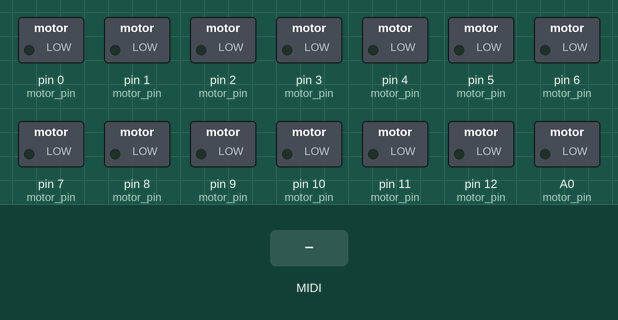
A sketch run on a simulated Teensy 4. Parts: switched loads named in the sketch (green lamp = pin HIGH). The test bench sets the inputs (shaded band). What the sketch prints to the serial monitor is not drawn.

Above: at 1.2 s.
1.3 s: MIDI note 36 received
Timing chart, 0 to 4.3 s (numbered marks = the images above; inputs shaded):
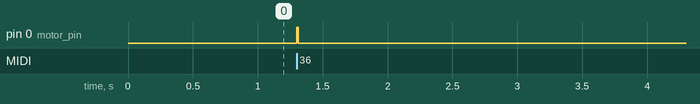

Measured:
- after the input at 1.3 s, pin 0 (motor_pin): LOW → HIGH at once, → LOW 0.01 s later

The sketch:

2025_3_6_multiSolenoidMidi.ino
```cpp
//L293D 1 control pins
#define M1A1 0  //M1A-   :   C-2   :   0
#define M1A2 1  //M1A+   :   C#-2  :   1
#define M1B1 2  //M1B-   :   D-2   :   2
#define M1B2 3  //M1B+   :   D#-2  :   3

//L293D 2 control pins
#define M2A1 4  //M2A-   :   E-2   :   4
#define M2A2 5  //M2A+    :   F-2   :   5
#define M2B1 6  //M2B-   :   F#-2  :   6
#define M2B2 7  //M2B+   :   G-2   :   7

//L293D 3 control pins
#define M3A1 8   //M3A-   :   G#-2  :   8
#define M3A2 9   //M3A+   :   A-2   :   9
#define M3B1 10  //M3B-  :   A#-2  :   10
#define M3B2 11  //M3B+  :   B-2   :   11

//L293D 4 control pins
#define M4A1 12  //M4A-  :   C-1   :   12
#define M4A2 14  //M4A+  :   C#-1  :   13
#define M4B1 15  //M4B-  :   D-1   :   14
#define M4B2 22  //M4B+  :   D#-1  :   15

//E-1 thru B-1 (16-23) not mapped, mapping repeats at C0, C2, C4, etc...

#define MOTOR_EN 23

const uint8_t motor_pin[16] = { M1A1, M1A2, M1B1, M1B2, M2A1, M2A2, M2B1, M2B2, M3A1, M3A2, M3B1, M3B2, M4A1, M4A2, M4B1, M4B2 };


void setup() {
  pinMode(motor_pin[0], OUTPUT);
  pinMode(motor_pin[1], OUTPUT);
  pinMode(motor_pin[2], OUTPUT);
  pinMode(motor_pin[3], OUTPUT);
  pinMode(motor_pin[4], OUTPUT);
  pinMode(motor_pin[5], OUTPUT);
  pinMode(motor_pin[6], OUTPUT);
  pinMode(motor_pin[7], OUTPUT);
  pinMode(motor_pin[8], OUTPUT);
  pinMode(motor_pin[9], OUTPUT);
  pinMode(motor_pin[10], OUTPUT);
  pinMode(motor_pin[11], OUTPUT);
  pinMode(motor_pin[12], OUTPUT);
  pinMode(motor_pin[13], OUTPUT);
  pinMode(motor_pin[14], OUTPUT);
  pinMode(motor_pin[15], OUTPUT);

  usbMIDI.setHandleNoteOff(OnNoteOff);
  usbMIDI.setHandleNoteOn(OnNoteOn) ;

}

void OnNoteOn(byte channel, byte note, byte velocity) {
  digitalWrite(motor_pin[note], HIGH); //sends note value to solenoid pin
  delay(map(velocity, 0, 127, 1, 15)); //velocity sets delay value
  digitalWrite(motor_pin[note], LOW); //write solenoid value to low

  Serial.print("Note:");
  Serial.print(note);
  Serial.print(" Velocity: ");
  Serial.print(velocity);
  Serial.println();
  Serial.println();
}

void OnNoteOff(byte channel, byte note, byte velocity) {

}

void loop() {

    usbMIDI.read();

}
```
